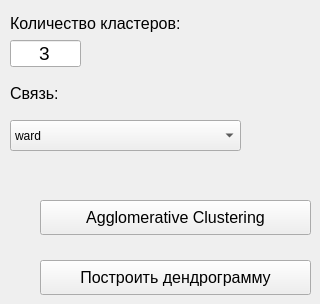
   <widget class="QWidget" name="tab_3">
    <attribute name="title">
     <string>Agglomerative</string>
    </attribute>
    <widget class="QPushButton" name="pushButton_analiz_5">
     <property name="geometry">
      <rect>
       <x>40</x>
       <y>200</y>
       <width>271</width>
       <height>35</height>
      </rect>
     </property>
     <property name="minimumSize">
      <size>
       <width>100</width>
       <height>35</height>
      </size>
     </property>
     <property name="maximumSize">
      <size>
       <width>350</width>
       <height>35</height>
      </size>
     </property>
     <property name="font">
      <font>
       <pointsize>12</pointsize>
      </font>
     </property>
     <property name="text">
      <string>Agglomerative Clustering</string>
     </property>
    </widget>
    <widget class="QLineEdit" name="lineEdit_6">
     <property name="geometry">
      <rect>
       <x>10</x>
       <y>40</y>
       <width>71</width>
       <height>27</height>
      </rect>
     </property>
     <property name="minimumSize">
      <size>
       <width>30</width>
       <height>27</height>
      </size>
     </property>
     <property name="maximumSize">
      <size>
       <width>200</width>
       <height>27</height>
      </size>
     </property>
     <property name="font">
      <font>
       <pointsize>14</pointsize>
      </font>
     </property>
     <property name="layoutDirection">
      <enum>Qt::RightToLeft</enum>
     </property>
     <property name="text">
      <string>3</string>
     </property>
     <property name="alignment">
      <set>Qt::AlignCenter</set>
     </property>
    </widget>
    <widget class="QLabel" name="label_11">
     <property name="geometry">
      <rect>
       <x>10</x>
       <y>10</y>
       <width>300</width>
       <height>27</height>
      </rect>
     </property>
     <property name="minimumSize">
      <size>
       <width>300</width>
       <height>27</height>
      </size>
     </property>
     <property name="maximumSize">
      <size>
       <width>300</width>
       <height>27</height>
      </size>
     </property>
     <property name="font">
      <font>
       <pointsize>12</pointsize>
      </font>
     </property>
     <property name="text">
      <string>Количество кластеров:</string>
     </property>
    </widget>
    <widget class="QPushButton" name="pushButton_analiz_6">
     <property name="geometry">
      <rect>
       <x>40</x>
       <y>260</y>
       <width>271</width>
       <height>35</height>
      </rect>
     </property>
     <property name="minimumSize">
      <size>
       <width>100</width>
       <height>35</height>
      </size>
     </property>
     <property name="maximumSize">
      <size>
       <width>350</width>
       <height>35</height>
      </size>
     </property>
     <property name="font">
      <font>
       <pointsize>12</pointsize>
      </font>
     </property>
     <property name="text">
      <string>Построить дендрограмму</string>
     </property>
    </widget>
    <widget class="QLabel" name="label_12">
     <property name="geometry">
      <rect>
       <x>10</x>
       <y>80</y>
       <width>300</width>
       <height>27</height>
      </rect>
     </property>
     <property name="minimumSize">
      <size>
       <width>300</width>
       <height>27</height>
      </size>
     </property>
     <property name="maximumSize">
      <size>
       <width>300</width>
       <height>27</height>
      </size>
     </property>
     <property name="font">
      <font>
       <pointsize>12</pointsize>
      </font>
     </property>
     <property name="text">
      <string>Связь:</string>
     </property>
    </widget>
    <widget class="QComboBox" name="comboBox_2">
     <property name="geometry">
      <rect>
       <x>10</x>
       <y>120</y>
       <width>231</width>
       <height>31</height>
      </rect>
     </property>
     <item>
      <property name="text">
       <string>ward</string>
      </property>
     </item>
     <item>
      <property name="text">
       <string>single</string>
      </property>
     </item>
     <item>
      <property name="text">
       <string>average</string>
      </property>
     </item>
     <item>
      <property name="text">
       <string>complete</string>
      </property>
     </item>
    </widget>
   </widget>
